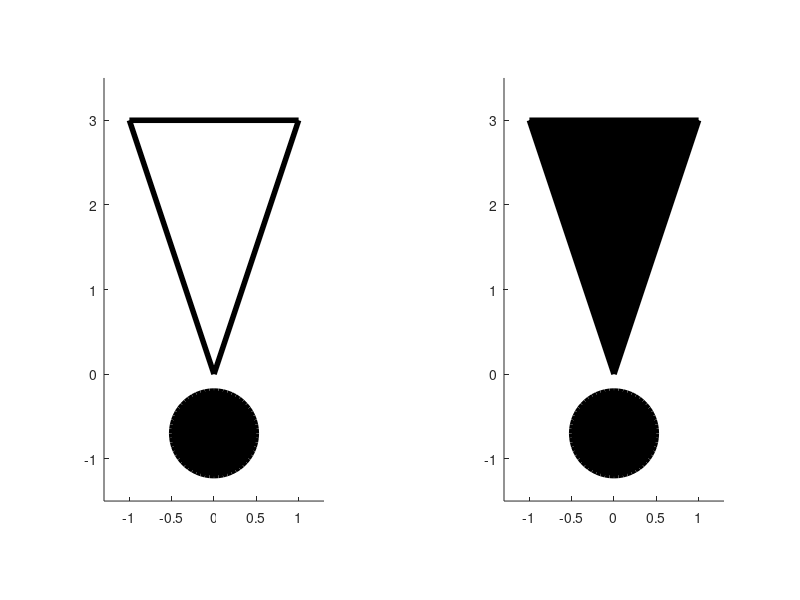

The MATLAB source for this figure:
hf=figure;
ha=axes('OuterPosition', [0 0 0.5 1], 'XLim', [-1.3 1.3], 'YLim', [-1.5 3.5], 'DataAspectRatio', [1 1 1])
hp=patch('XData', [-1 0 1], 'YData', [3 0 3], 'FaceColor', 'w', 'LineWidth', 4)
hr=rectangle('Position', [-0.5 -1.2 1 1], 'Curvature', [1 1], 'LineWidth', 4, 'FaceColor', 'k')
ha1=copyobj(ha, hf)
set(ha1, 'OuterPosition', [0.5 0 0.5 1])
hr1=findobj(ha1, 'Type', 'rectangle');
hp1=findobj(ha1, 'Type', 'patch');
set(hr1, 'FaceColor', 'w')
set(hp1, 'FaceColor', 'k')